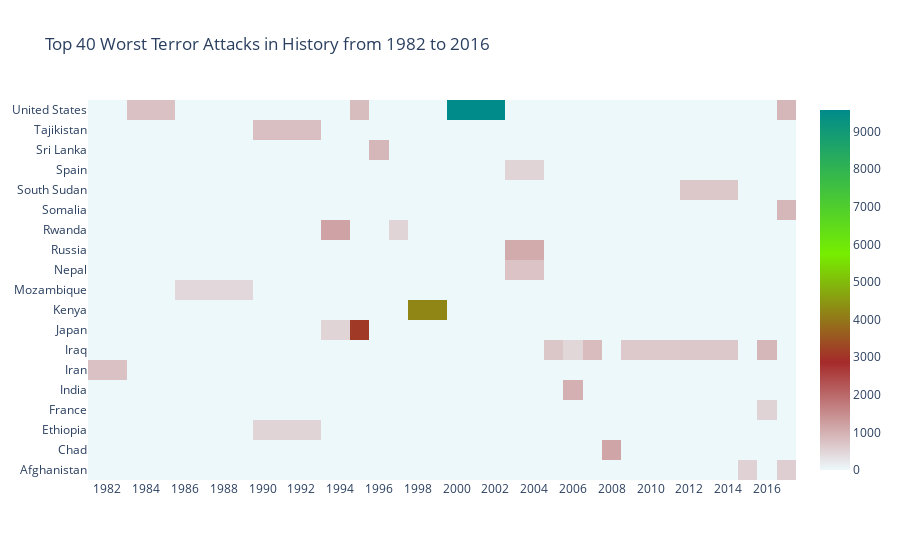

Notebook code for this chart:
### Code cell
import plotly.offline as py
py.init_notebook_mode(connected=True)
import plotly.graph_objs as go
colorscale = [[0, '#edf8fb'], [.3, '#A52A2A'],  [.6,'#76EE00'],  [1, '#008B8B']]
heatmap = go.Heatmap(z=heat.values, x=heat.columns, y=heat.index, colorscale=colorscale)
data = [heatmap]
layout = go.Layout(
    title='Top 40 Worst Terror Attacks in History from 1982 to 2016',
    xaxis = dict(ticks='', nticks=20),
    yaxis = dict(ticks='')
)
fig = go.Figure(data=data, layout=layout)
py.iplot(fig, filename='heatmap',show_link=False)

### Figure 1 — Plotly figure (JSON) as saved in the notebook; plotly's stock layout.template omitted (floating-point values rounded to 4 significant figures; data arrays with more than 128 entries replaced by an {"elided": "..."} marker saying what was removed)
{"data": [{"colorscale": [[0, "#edf8fb"], [0.3, "#A52A2A"], [0.6, "#76EE00"], [1, "#008B8B"]], "type": "heatmap", "x": [1982, 1984, 1987, 1992, 1994, 1995, 1996, 1997, 1998, 2001, 2004, 2005, 2006, 2007, 2008, 2009, 2014, 2015, 2016, 2017], "y": ["Afghanistan", "Chad", "Ethiopia", "France", "India", "Iran", "Iraq", "Japan", "Kenya", "Mozambique", "Nepal", "Russia", "Rwanda", "Somalia", "South Sudan", "Spain", "Sri Lanka", "Tajikistan", "United States"], "z": {"elided": "19x20 float values"}}], "layout": {"autosize": true, "title": {"text": "Top 40 Worst Terror Attacks in History from 1982 to 2016"}, "xaxis": {"autorange": true, "nticks": 20, "range": [1981, 2018.0], "ticks": "", "type": "linear"}, "yaxis": {"autorange": true, "range": [-0.5, 18.5], "ticks": "", "type": "category"}}}
